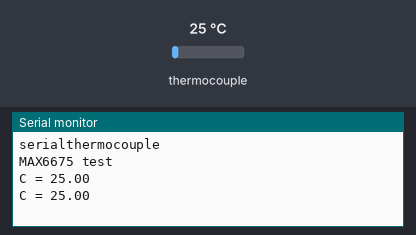
The sketch below on a simulated Arduino Uno, built with avr-gcc and run on an emulated ATmega328P. Parts: the last lines printed to the serial monitor. The test bench sets the inputs (shaded band); at power-on: thermocouple 25 °C.

Above: at 1.7 s.
1.8 s: thermocouple set to 6 °C
At 2.8 s:
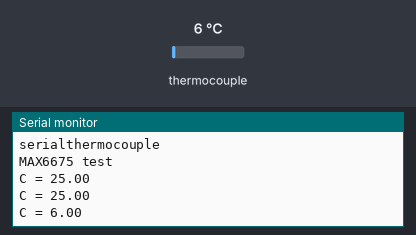
3.3 s: thermocouple set to 75 °C
At 4.3 s:
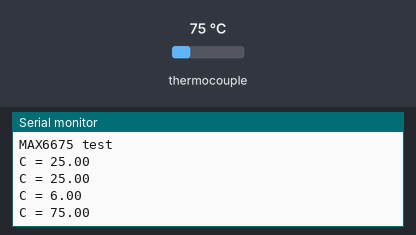
Timing chart, 0 to 6.3 s (numbered marks = the images above; inputs shaded):
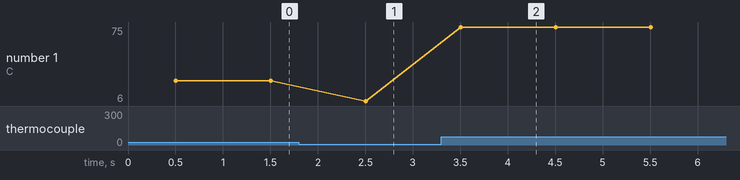

The sketch:

serialthermocouple.ino
```cpp
/*
   serialthermocouple
   Original by Adafruit
   this example is public domain. enjoy!
   https://learn.adafruit.com/thermocouple/
*/
#include "max6675.h"

const int thermoDO = 4;
const int thermoCS = 5;
const int thermoCLK = 6;

MAX6675 thermocouple(thermoCLK, thermoCS, thermoDO);

const int vccPin = 3;
const int gndPin = 2;
//******************************************************
void setup() {
  Serial.begin(115200);
  Serial.println("serialthermocouple");
  pinMode(vccPin, OUTPUT); digitalWrite(vccPin, HIGH);
  pinMode(gndPin, OUTPUT); digitalWrite(gndPin, LOW);

  Serial.println("MAX6675 test");
  // wait for MAX chip to stabilize
  delay(500);
}
//******************************************************
void loop() {
  // basic readout test, just print the current temp
  Serial.print("C = ");
  Serial.println(thermocouple.readCelsius());
  delay(1000);
}
```

Measured:
- after the input at 1.8 s, the serial monitor: prints a new line after 0.70 s (image 1)
- after the input at 3.3 s, the serial monitor: prints a new line after 0.20 s (image 2)
- plotted number 1: 25 → 6 after the input at 1.8 s, 6 → 75 after the input at 3.3 s
